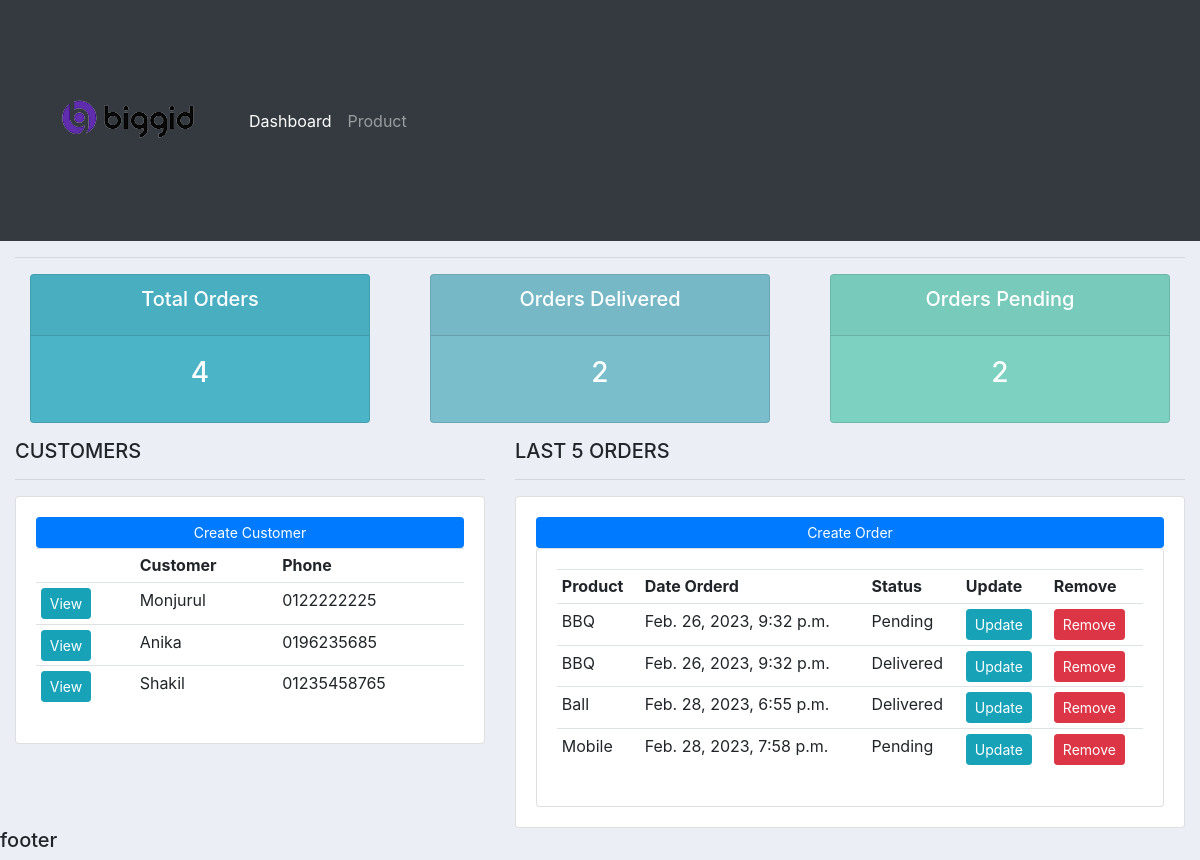
/, run on an earlier commit of the app's database.
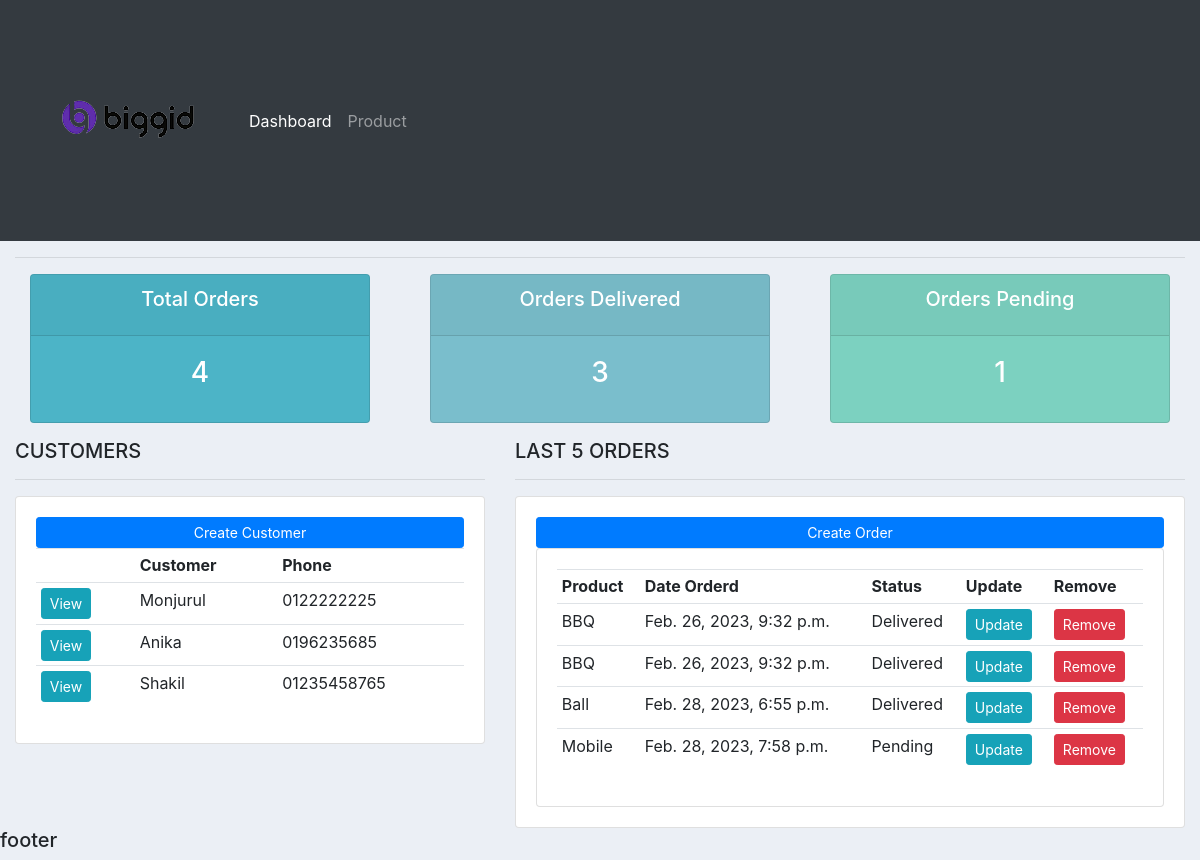
And on a later commit of the database.
### accounts/models.py (models this page shows)
class Order(models.Model):
    STATUS = (
        ('Pending', 'Pending'),
        ('On Process', 'On Process'),
        ('Delivered', 'Delivered'),
    )
    customer = models.ForeignKey(
        Customer, null=True, on_delete=models.SET_NULL)
    product = models.ForeignKey(Product, null=True, on_delete=models.SET_NULL)
    date_created = models.DateTimeField(auto_now_add=True, null=True)
    status = models.CharField(max_length=200, null=True, choices=STATUS)

class Product(models.Model):
    CATEGORY = (
        ('Food', 'Food'),
        ('Outdoor Item', 'Outdoor Item'),
        ('Gadget', 'Gadget'),
    )
    name = models.CharField(max_length=200, null=True)
    price = models.FloatField(null=True)
    category = models.CharField(max_length=200, null=True, choices=CATEGORY)
    Description = models.CharField(max_length=200, null=True, blank=True)
    date_created = models.DateTimeField(auto_now_add=True, null=True)
    tags = models.ManyToManyField(Tag)
    def __str__(self):
        return self.name

### accounts/views.py (the view)
# urls.py: path('', views.home, name='home'),
def home(request):
    customers = Customer.objects.all()
    orders = Order.objects.all()
    total_orders = orders.count()
    total_customers = customers.count()
    delivered = orders.filter(status='Delivered').count()
    pending = orders.filter(status='Pending').count()
    context = {'orders': orders, 'customers': customers,
               'total_orders': total_orders, 'total_customers': total_customers, 'delivered': delivered, 'pending': pending}
    return render(request, 'accounts/dashboard.html', context)

### accounts/templates/accounts/dashboard.html (shortened to what this page needs)
{% extends 'accounts/main.html' %} {% block content %}
<div class="row">
  <div class="col">
    <div class="col-md">
      <div class="card text-center text-white mb-3" id="total-orders">
        <div class="card-header">
          <h5 class="card-title">Total Orders</h5>
        </div>
        <div class="card-body">
          <h3 class="card-title">{{total_orders}}</h3>
        </div>
      </div>
    </div>
  </div>
  <div class="col">
    <div class="col-md">
      <div class="card text-center text-white mb-3" id="orders-delivered">
        <div class="card-header">
          <h5 class="card-title">Orders Delivered</h5>
        </div>
        <div class="card-body">
          <h3 class="card-title">{{delivered}}</h3>
        </div>
      </div>
    </div>
  </div>
  <div class="col">
    <div class="col-md">
      <div class="card text-center text-white mb-3" id="orders-pending">
        <div class="card-header">
          <h5 class="card-title">Orders Pending</h5>
        </div>
        <div class="card-body">
          <h3 class="card-title">{{pending}}</h3>
        </div>
      </div>
    </div>
  </div>
</div>
<div class="row">
  <div class="col-md-5">
    <h5>CUSTOMERS</h5>
    <hr />
    <div class="card card-body">
      <a class="prevent-submit btn btn-primary btn-sm btn-block" href=""
        >Create Customer</a
      >
      <table class="table table-sm">
        <tr>
          <th></th>
          <th>Customer</th>
          <th>Phone</th>
        </tr>
        {% for i in customers %}
        <tr>
          <td>
            <a class="btn btn-sm btn-info" href="{% url 'customer' i.id %}"
              >View</a
            >
          </td>
          <td>{{i.name}}</td>
          <td>{{i.phone}}</td>
        </tr>
        {% endfor %}
      </table>
    </div>
  </div>
  <div class="col-md-7">
    <h5>LAST 5 ORDERS</h5>
    <hr />
    <div class="card card-body">
      <a
        class="prevent-submit btn btn-primary btn-sm btn-block"
        href="{% url 'create_order' %}"
        >Create Order</a
      >
      <div class="card card-body">
        <table class="table table-sm">
          <tr>
            <th>Product</th>
            <th>Date Orderd</th>
            <th>Status</th>
            <th>Update</th>
            <th>Remove</th>
          </tr>
          {% for i in orders %}
          <tr>
            <td>{{i.product}}</td>
            <td>{{i.date_created}}</td>
            <td>{{i.status}}</td>
            <td><a class="btn btn-sm btn-info" href="">Update</a></td>
            <td><a class="btn btn-sm btn-danger" href="">Remove</a></td>
          </tr>
          {% endfor %}
        </table>
      </div>
    </div>
  </div>
  {% endblock %}

What changed in the data, as far as the page shows it:
changed Order (number 1 of 4 on the later page): status "Pending" → "Delivered"
Also different on the page:
{{ delivered }}: "2" → "3"
{{ pending }}: "2" → "1"
